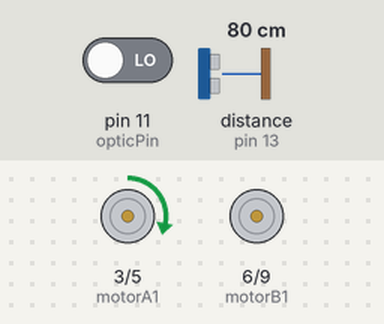
A sketch run on a simulated Arduino Uno, built with avr-gcc and run on an emulated ATmega328P. Shown: motor-driver pin pairs drawn as motors (green arrow = first pin HIGH = forward, orange = second pin HIGH = backward, longer = more drive). Wiring (inferred from the names in the program): ultrasonic range finder: trigger pin 12; echo pin 13. The inputs (shaded band) are chosen by the test bench; at power-on: distance to the obstacle (sensor on pin 13) 80 cm, pin 11 (opticPin) LOW. The echo pulse lasts 58.3 µs per cm.

Above: at 1.2 s.
1.3 s: distance to the obstacle (sensor on pin 13) set to 24 cm
2.8 s: distance to the obstacle (sensor on pin 13) set to 19 cm
At 3.6 s:
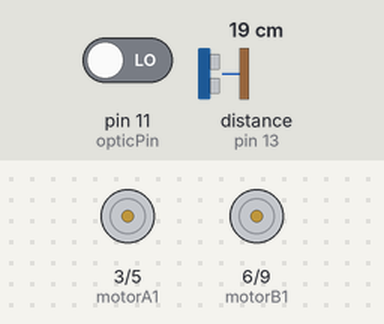
At 7.1 s:
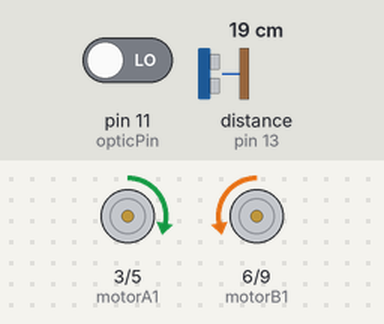
Timing chart, 0 to 8.6 s (numbered marks = the images above; inputs shaded):
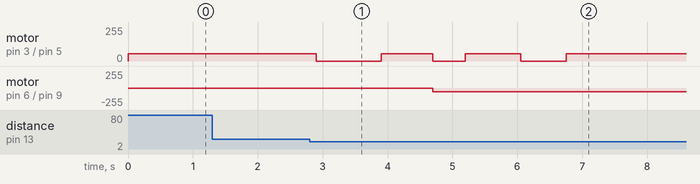

Measured:
- the behaviour switches between 22 and 21 cm on distance to the obstacle (sensor on pin 13) (found by bisection; images 0 and 1)
- after the input at 1.3 s, every drawn part: stays the same
- after the input at 2.8 s, motor on pin 3 (motorA1) / pin 5 (motorA2): goes stopped 1.0 s, forward 55/255 0.80 s, stopped 0.50 s, forward 55/255 0.85 s, stopped 0.70 s, then forward 55/255, starting after 0.10 s; motor on pin 6 (motorB1) / pin 9 (motorB2): stopped → backward 55/255 after 1.9 s

The sketch:

carrinho.ino
```cpp
#include "Ultrasonic.h"

#define echoPin 13
#define trigPin 12
#define motorA1 3
#define motorA2 5
#define motorB1 6
#define motorB2 9
#define opticPin 11

int valor = 0;

Ultrasonic ultrasonic(12, 13);

int distancia = 0;
int velA = 55;
int velB = 60;

void setup()   {
  Serial.begin(9600);
  pinMode (echoPin , INPUT ) ;
  pinMode (trigPin , OUTPUT ) ;
  pinMode (motorA1, OUTPUT) ;
  pinMode (motorA2, OUTPUT) ;
  pinMode (motorB1, OUTPUT) ;
  pinMode (motorB2, OUTPUT) ;
  pinMode (opticPin, INPUT) ;

}
void loop()  {
  valor = digitalRead(opticPin);
  while(valor == HIGH) {
     	distancia = ultrasonico();
        if (distancia <= 20){
                drive_stop();
                delay(1000);
         	Distance(velA);
        	valor = digitalRead(opticPin);
         	while(valor==HIGH){
         		drive_frente(velA);
         		delay(100);
         		valor = digitalRead(opticPin);
       		}
                while (valor==LOW){
                   drive_frente(velA);
       	           delay(100);
       		   valor = digitalRead(opticPin);
  	       }
              drive_esquerda(velA);
              delay(100);
  	}

        else {
            drive_esquerda(velA);
            delay(100);
        }

    valor = digitalRead(opticPin);
  }

  while(valor == LOW){
        distancia = ultrasonico();
        if (distancia <= 20){
                drive_stop();
                delay(1000);
         	Distance(velA);
        	valor = digitalRead(opticPin);
         	while(valor == HIGH){
         		drive_frente(velA);
         		delay(100);
         		valor = digitalRead(opticPin);
       		}
               while (valor==LOW){
                   drive_frente(velA);
       	         delay(100);
       		 valor = digitalRead(opticPin);
  	       }
            drive_esquerda(velA);
            delay(100);
        }
        else {
            drive_esquerda(velA);
            delay(100);
        }

    	valor = digitalRead(opticPin);//realizando a leitura no sensor optico
  }

  while(valor == HIGH ){
        distancia = ultrasonico();
        if (distancia <= 20){
                drive_stop();
                delay(1000);
         	Distance(velA);
        	valor = digitalRead(opticPin);
         	while(valor==HIGH){
         		drive_frente(velA);
         		delay(100);
         		valor = digitalRead(opticPin);
       		}
               while (valor==LOW){
                   drive_frente(velA);
       	           delay(100);
       		   valor = digitalRead(opticPin);
  	      }
              drive_esquerda(velA);
              delay(100);
  	}

        else {
            drive_direita(velB);
            delay(100);
        }

    	valor = digitalRead(opticPin);
  }
   while(valor == LOW ){
       distancia = ultrasonico();
        if (distancia <= 20){
                drive_stop();
                delay(1000);
         	Distance(velA);
        	valor = digitalRead(opticPin);
         	while(valor==HIGH){
         		drive_frente(velA);
         		delay(100);
         		valor = digitalRead(opticPin);
       		}
                while (valor==LOW){
                   drive_frente(velA);
       	           delay(100);
       		   valor = digitalRead(opticPin);
  	       }
              drive_esquerda(velA);
              delay(100);
  	}

        else {
            drive_direita(velB);
            delay(100);
        }


    	valor = digitalRead(opticPin);
  }

}
void Distance(int vel){
    drive_esquerda(vel);
    delay(800);
    drive_direita(vel);
    delay(500);
    drive_frente(vel);
    delay(850);
    drive_direita(vel);
    delay(700);
}

void drive_esquerda(int vel) {
  analogWrite(motorA1, vel);
  analogWrite(motorA2, LOW);
  analogWrite(motorB1, LOW);
  analogWrite(motorB2, LOW);

}

void drive_direita(int vel) {
  analogWrite(motorA1, LOW);
  analogWrite(motorA2, LOW);
  analogWrite(motorB1, LOW);
  analogWrite(motorB2, vel);
}

void drive_stop() {
  analogWrite(motorA1, LOW);
  analogWrite(motorA2, LOW);
  analogWrite(motorB1, LOW);
  analogWrite(motorB2, LOW);
}

void drive_re() {
   analogWrite(motorA1, LOW);
   analogWrite(motorA2, velA);
   analogWrite(motorB1, velA);
   analogWrite(motorB2, LOW);
}

void drive_frente(int vel) {
   analogWrite(motorA1, vel);
   analogWrite(motorA2, LOW);
   analogWrite(motorB1, LOW);
   analogWrite(motorB2, vel);
}

int ultrasonico(){
  digitalWrite(trigPin, LOW);
  delayMicroseconds(2);
  digitalWrite(trigPin, HIGH);
  delayMicroseconds(10);
  digitalWrite(trigPin, LOW);
  int distancia = (ultrasonic.Ranging(CM));
  return(distancia);
}
```

Ultrasonic.cpp
```cpp
/*
  Ultrasonic.cpp - Library for HC-SR04 Ultrasonic Ranging Module.library

  Created by ITead studio. Apr 20, 2010.
  iteadstudio.com
*/

//#include "WProgram.h"
#include "Ultrasonic.h"
#include <Arduino.h>
#include <inttypes.h>

Ultrasonic::Ultrasonic(int TP, int EP)
{
   pinMode(TP,OUTPUT);
   pinMode(EP,INPUT);
   Trig_pin=TP;
   Echo_pin=EP;
}

long Ultrasonic::Timing()
{
  digitalWrite(Trig_pin, LOW);
  delayMicroseconds(2);
  digitalWrite(Trig_pin, HIGH);
  delayMicroseconds(10);
  digitalWrite(Trig_pin, LOW);
  duration = pulseIn(Echo_pin,HIGH);
  return duration;
}

long Ultrasonic::Ranging(int sys)
{
  Timing();
  distacne_cm = duration /29 / 2 ;
  distance_inc = duration / 74 / 2;
  if (sys)
  return distacne_cm;
  else
  return distance_inc;
}
```

Ultrasonic.h
```cpp
/*
  Ultrasonic.h - Library for HR-SC04 Ultrasonic Ranging Module.
  Created by ITead studio. Alex, Apr 20, 2010.
  iteadstudio.com
*/


#ifndef Ultrasonic_h
#define Ultrasonic_h

//#include "WProgram.h"
#include <Arduino.h>
#include <inttypes.h>

#define CM 1
#define INC 0

class Ultrasonic
{
  public:
    Ultrasonic(int TP, int EP);
    long Timing();
    long Ranging(int sys);

    private:
    int Trig_pin;
    int Echo_pin;
    long  duration,distacne_cm,distance_inc;

};

#endif
```
